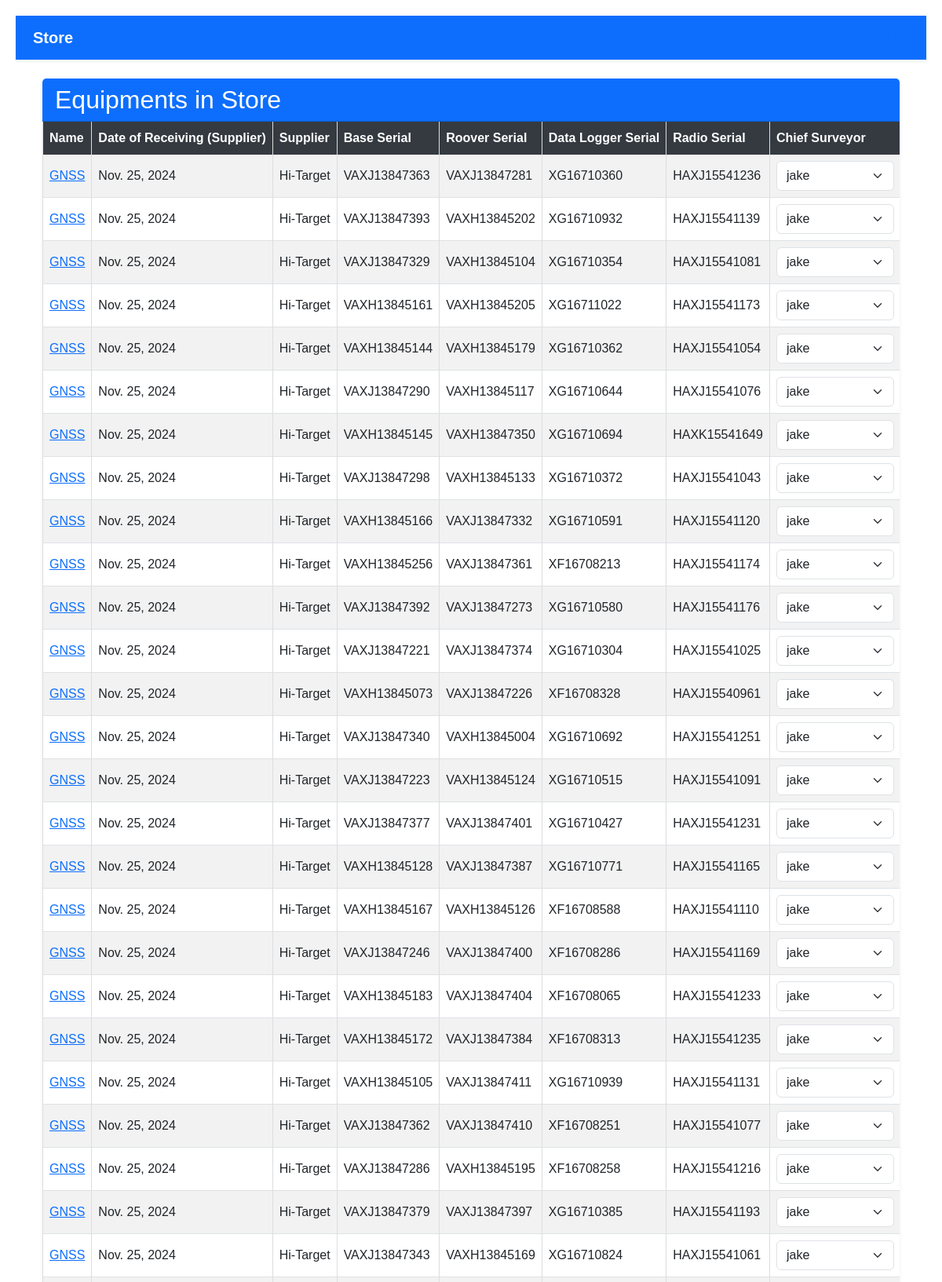
/store/ (upper part), run on the app's committed database.
### inventory/models.py (models this page shows, shortened)
class EquipmentsInSurvey(models.Model):
    name = models.CharField(max_length=100)
    date_of_receiving_from_supplier = models.DateField()
    supplier = models.CharField(max_length=20)
    base_serial = models.CharField(max_length=100)
    roover_serial = models.CharField(max_length=100)
    data_logger_serial = models.CharField(max_length=100)
    radio_serial = models.CharField(max_length=100)
    chief_surveyor = models.ForeignKey(User, on_delete=models.CASCADE, null=True)
    surveyor_responsible = models.CharField(max_length=100, null=True)
    project = models.CharField(max_length=20)
    section = models.CharField(max_length=100)
    date_receiving_from_department = models.DateField()
    status = models.CharField(choices=[('In Store', 'In Store'), ('In Field', 'In Field'), ('With Chief Surveyor', 'With Chief Surveyor')], max_length=100, default='In Store')

### inventory/views.py (the view, shortened to what this page needs)
# urls.py: path('store/', store, name='store'),
def store(request):
    users = User.objects.filter(is_superuser=False)
    data = EquipmentsInSurvey.objects.filter(status="In Store")
    all = EquipmentsInSurvey.objects.all()
    return render(request, 'inventory/store.html', {'data':data, 'user': users, 'all': all})

### inventory/context_processors.py (called while the page is built)
def is_admin(request):
    return {'is_admin': request.user.is_authenticated and request.user.is_superuser}

### inventory/templates/inventory/store.html (shortened to what this page needs)
{% extends 'base/base_dashboard.html' %}
{% block content %}
<div class="container-fluid mt-4">
    <div class="card shadow-sm border-0">
        <div class="card-header bg-primary text-white">
            <h2 class="mb-0">Equipments in Store</h2>
        </div>
        <div class="card-body p-0">
            <div class="table-responsive" style="overflow-x: auto; -webkit-overflow-scrolling: touch;">
                <table class="table table-striped table-hover table-bordered align-middle mb-0">
                    <thead class="table-dark">
                        <tr>
                            <th>Name</th>
                            <th>Date of Receiving (Supplier)</th>
                            <th>Supplier</th>
                            <th>Base Serial</th>
                            <th>Roover Serial</th>
                            <th>Data Logger Serial</th>
                            <th>Radio Serial</th>
                            <th>Chief Surveyor</th>
                        </tr>
                    </thead>
                    <tbody>
                        {% for info in data %}
                        <tr>
                            <form action="{% url 'store' %}" method="post">
                                <td><a href="{% url 'equipment_detail' info.id %}">{{ info.name }}</a></td>
                                <td>{{ info.date_of_receiving_from_supplier }}</td>
                                <td>{{ info.supplier }}</td>
                                <td>{{ info.base_serial }}</td>
                                <td>{{ info.roover_serial }}</td>
                                <td>{{ info.data_logger_serial }}</td>
                                <td>{{ info.radio_serial }}</td>
                                <td>
                                    <select name="id" class="form-select">
                                        {% for users in user %}
                                        <option value="{{ users.id }}">{{ users.username }}</option>
                                        {% endfor %}
                                    </select>
                                </td>
                            </form>
                        </tr>
                        {% endfor %}
                    </tbody>
                </table>
            </div>
        </div>
    </div>
</div>
{% endblock %}

### templates/base/base_dashboard.html (style rules this page uses)
body { font-family: Arial, sans-serif; margin: 20px; }
table { width: 100%; border-collapse: collapse; }
th, td { border: 1px solid #ddd; padding: 8px; text-align: left; }
th { background-color: #f2f2f2; }
tr:nth-child(even) { background-color: #f9f9f9; }

### inventory/templates/inventory/store.html (style rules this page uses)
.table-responsive { max-height: calc(100vh - 200px); overflow-y: auto; }
.table th { position: sticky; top: 0; background: #343a40; z-index: 1; }
.table td { white-space: nowrap; }
.table th { white-space: nowrap; }
.form-select { min-width: 150px; }

### data on the page
EquipmentsInSurvey: name "GNSS", date_of_receiving_from_supplier "Nov. 25, 2024", supplier "Hi-Target", base_serial "VAXJ13847363", roover_serial "VAXJ13847281", data_logger_serial "XG16710360", radio_serial "HAXJ15541236"
EquipmentsInSurvey: name "GNSS", date_of_receiving_from_supplier "Nov. 25, 2024", supplier "Hi-Target", base_serial "VAXJ13847393", roover_serial "VAXH13845202", data_logger_serial "XG16710932", radio_serial "HAXJ15541139"
EquipmentsInSurvey: name "GNSS", date_of_receiving_from_supplier "Nov. 25, 2024", supplier "Hi-Target", base_serial "VAXJ13847329", roover_serial "VAXH13845104", data_logger_serial "XG16710354", radio_serial "HAXJ15541081"
EquipmentsInSurvey: name "GNSS", date_of_receiving_from_supplier "Nov. 25, 2024", supplier "Hi-Target", base_serial "VAXH13845161", roover_serial "VAXH13845205", data_logger_serial "XG16711022", radio_serial "HAXJ15541173"
EquipmentsInSurvey: name "GNSS", date_of_receiving_from_supplier "Nov. 25, 2024", supplier "Hi-Target", base_serial "VAXH13845144", roover_serial "VAXH13845179", data_logger_serial "XG16710362", radio_serial "HAXJ15541054"
EquipmentsInSurvey: name "GNSS", date_of_receiving_from_supplier "Nov. 25, 2024", supplier "Hi-Target", base_serial "VAXJ13847290", roover_serial "VAXH13845117", data_logger_serial "XG16710644", radio_serial "HAXJ15541076"
EquipmentsInSurvey: name "GNSS", date_of_receiving_from_supplier "Nov. 25, 2024", supplier "Hi-Target", base_serial "VAXH13845145", roover_serial "VAXH13847350", data_logger_serial "XG16710694", radio_serial "HAXK15541649"
EquipmentsInSurvey: name "GNSS", date_of_receiving_from_supplier "Nov. 25, 2024", supplier "Hi-Target", base_serial "VAXJ13847298", roover_serial "VAXH13845133", data_logger_serial "XG16710372", radio_serial "HAXJ15541043"
EquipmentsInSurvey: name "GNSS", date_of_receiving_from_supplier "Nov. 25, 2024", supplier "Hi-Target", base_serial "VAXH13845166", roover_serial "VAXJ13847332", data_logger_serial "XG16710591", radio_serial "HAXJ15541120"
EquipmentsInSurvey: name "GNSS", date_of_receiving_from_supplier "Nov. 25, 2024", supplier "Hi-Target", base_serial "VAXH13845256", roover_serial "VAXJ13847361", data_logger_serial "XF16708213", radio_serial "HAXJ15541174"
EquipmentsInSurvey: name "GNSS", date_of_receiving_from_supplier "Nov. 25, 2024", supplier "Hi-Target", base_serial "VAXJ13847392", roover_serial "VAXJ13847273", data_logger_serial "XG16710580", radio_serial "HAXJ15541176"
EquipmentsInSurvey: name "GNSS", date_of_receiving_from_supplier "Nov. 25, 2024", supplier "Hi-Target", base_serial "VAXJ13847221", roover_serial "VAXJ13847374", data_logger_serial "XG16710304", radio_serial "HAXJ15541025"
EquipmentsInSurvey: name "GNSS", date_of_receiving_from_supplier "Nov. 25, 2024", supplier "Hi-Target", base_serial "VAXH13845073", roover_serial "VAXJ13847226", data_logger_serial "XF16708328", radio_serial "HAXJ15540961"
EquipmentsInSurvey: name "GNSS", date_of_receiving_from_supplier "Nov. 25, 2024", supplier "Hi-Target", base_serial "VAXJ13847340", roover_serial "VAXH13845004", data_logger_serial "XG16710692", radio_serial "HAXJ15541251"
EquipmentsInSurvey: name "GNSS", date_of_receiving_from_supplier "Nov. 25, 2024", supplier "Hi-Target", base_serial "VAXJ13847223", roover_serial "VAXH13845124", data_logger_serial "XG16710515", radio_serial "HAXJ15541091"
EquipmentsInSurvey: name "GNSS", date_of_receiving_from_supplier "Nov. 25, 2024", supplier "Hi-Target", base_serial "VAXJ13847377", roover_serial "VAXJ13847401", data_logger_serial "XG16710427", radio_serial "HAXJ15541231"
EquipmentsInSurvey: name "GNSS", date_of_receiving_from_supplier "Nov. 25, 2024", supplier "Hi-Target", base_serial "VAXH13845128", roover_serial "VAXJ13847387", data_logger_serial "XG16710771", radio_serial "HAXJ15541165"
EquipmentsInSurvey: name "GNSS", date_of_receiving_from_supplier "Nov. 25, 2024", supplier "Hi-Target", base_serial "VAXH13845167", roover_serial "VAXH13845126", data_logger_serial "XF16708588", radio_serial "HAXJ15541110"
EquipmentsInSurvey: name "GNSS", date_of_receiving_from_supplier "Nov. 25, 2024", supplier "Hi-Target", base_serial "VAXJ13847246", roover_serial "VAXJ13847400", data_logger_serial "XF16708286", radio_serial "HAXJ15541169"
EquipmentsInSurvey: name "GNSS", date_of_receiving_from_supplier "Nov. 25, 2024", supplier "Hi-Target", base_serial "VAXH13845183", roover_serial "VAXJ13847404", data_logger_serial "XF16708065", radio_serial "HAXJ15541233"
EquipmentsInSurvey: name "GNSS", date_of_receiving_from_supplier "Nov. 25, 2024", supplier "Hi-Target", base_serial "VAXH13845172", roover_serial "VAXJ13847384", data_logger_serial "XF16708313", radio_serial "HAXJ15541235"
EquipmentsInSurvey: name "GNSS", date_of_receiving_from_supplier "Nov. 25, 2024", supplier "Hi-Target", base_serial "VAXH13845105", roover_serial "VAXJ13847411", data_logger_serial "XG16710939", radio_serial "HAXJ15541131"
EquipmentsInSurvey: name "GNSS", date_of_receiving_from_supplier "Nov. 25, 2024", supplier "Hi-Target", base_serial "VAXJ13847362", roover_serial "VAXJ13847410", data_logger_serial "XF16708251", radio_serial "HAXJ15541077"
EquipmentsInSurvey: name "GNSS", date_of_receiving_from_supplier "Nov. 25, 2024", supplier "Hi-Target", base_serial "VAXJ13847286", roover_serial "VAXH13845195", data_logger_serial "XF16708258", radio_serial "HAXJ15541216"
EquipmentsInSurvey: name "GNSS", date_of_receiving_from_supplier "Nov. 25, 2024", supplier "Hi-Target", base_serial "VAXJ13847379", roover_serial "VAXJ13847397", data_logger_serial "XG16710385", radio_serial "HAXJ15541193"
EquipmentsInSurvey: name "GNSS", date_of_receiving_from_supplier "Nov. 25, 2024", supplier "Hi-Target", base_serial "VAXJ13847343", roover_serial "VAXH13845169", data_logger_serial "XG16710824", radio_serial "HAXJ15541061"

### other printed values
form field id "jake"
